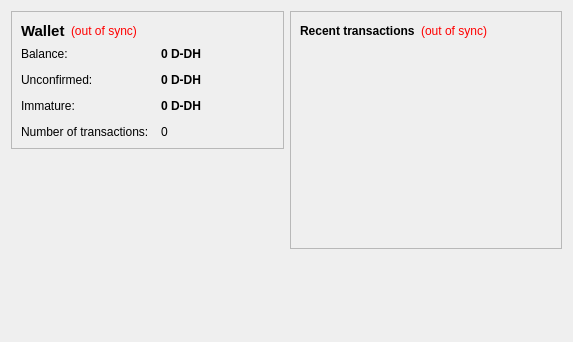
<?xml version="1.0" encoding="UTF-8"?>
<ui version="4.0">
 <class>OverviewPage</class>
 <widget class="QWidget" name="OverviewPage">
  <property name="geometry">
   <rect>
    <x>0</x>
    <y>0</y>
    <width>573</width>
    <height>342</height>
   </rect>
  </property>
  <property name="windowTitle">
   <string>Form</string>
  </property>
  <layout class="QHBoxLayout" name="horizontalLayout" stretch="1,1">
   <item>
    <layout class="QVBoxLayout" name="verticalLayout_2">
     <item>
      <widget class="QFrame" name="frame">
       <property name="frameShape">
        <enum>QFrame::StyledPanel</enum>
       </property>
       <property name="frameShadow">
        <enum>QFrame::Raised</enum>
       </property>
       <layout class="QVBoxLayout" name="verticalLayout_4">
        <item>
         <layout class="QHBoxLayout" name="horizontalLayout_4">
          <item>
           <widget class="QLabel" name="label_5">
            <property name="font">
             <font>
              <pointsize>11</pointsize>
              <weight>75</weight>
              <bold>true</bold>
             </font>
            </property>
            <property name="text">
             <string>Wallet</string>
            </property>
           </widget>
          </item>
          <item>
           <widget class="QLabel" name="labelWalletStatus">
            <property name="toolTip">
             <string>The displayed information may be out of date. Your wallet automatically synchronizes with the Digital-Dirham network after a connection is established, but this process has not completed yet.</string>
            </property>
            <property name="styleSheet">
             <string notr="true">QLabel { color: red; }</string>
            </property>
            <property name="text">
             <string notr="true">(out of sync)</string>
            </property>
            <property name="alignment">
             <set>Qt::AlignLeading|Qt::AlignLeft|Qt::AlignVCenter</set>
            </property>
           </widget>
          </item>
          <item>
           <spacer name="horizontalSpacer_2">
            <property name="orientation">
             <enum>Qt::Horizontal</enum>
            </property>
            <property name="sizeHint" stdset="0">
             <size>
              <width>40</width>
              <height>20</height>
             </size>
            </property>
           </spacer>
          </item>
         </layout>
        </item>
        <item>
         <layout class="QFormLayout" name="formLayout_2">
          <property name="fieldGrowthPolicy">
           <enum>QFormLayout::AllNonFixedFieldsGrow</enum>
          </property>
          <property name="horizontalSpacing">
           <number>12</number>
          </property>
          <property name="verticalSpacing">
           <number>12</number>
          </property>
          <item row="0" column="0">
           <widget class="QLabel" name="label">
            <property name="text">
             <string>Balance:</string>
            </property>
           </widget>
          </item>
          <item row="0" column="1">
           <widget class="QLabel" name="labelBalance">
            <property name="font">
             <font>
              <weight>75</weight>
              <bold>true</bold>
             </font>
            </property>
            <property name="cursor">
             <cursorShape>IBeamCursor</cursorShape>
            </property>
            <property name="toolTip">
             <string>Your current balance</string>
            </property>
            <property name="text">
             <string notr="true">0 D-DH</string>
            </property>
            <property name="textInteractionFlags">
             <set>Qt::LinksAccessibleByMouse|Qt::TextSelectableByKeyboard|Qt::TextSelectableByMouse</set>
            </property>
           </widget>
          </item>
          <item row="1" column="0">
           <widget class="QLabel" name="label_3">
            <property name="text">
             <string>Unconfirmed:</string>
            </property>
           </widget>
          </item>
          <item row="1" column="1">
           <widget class="QLabel" name="labelUnconfirmed">
            <property name="font">
             <font>
              <weight>75</weight>
              <bold>true</bold>
             </font>
            </property>
            <property name="cursor">
             <cursorShape>IBeamCursor</cursorShape>
            </property>
            <property name="toolTip">
             <string>Total of transactions that have yet to be confirmed, and do not yet count toward the current balance</string>
            </property>
            <property name="text">
             <string notr="true">0 D-DH</string>
            </property>
            <property name="textInteractionFlags">
             <set>Qt::LinksAccessibleByMouse|Qt::TextSelectableByKeyboard|Qt::TextSelectableByMouse</set>
            </property>
           </widget>
          </item>
          <item row="3" column="0">
           <widget class="QLabel" name="label_2">
            <property name="text">
             <string>Number of transactions:</string>
            </property>
           </widget>
          </item>
          <item row="3" column="1">
           <widget class="QLabel" name="labelNumTransactions">
            <property name="toolTip">
             <string>Total number of transactions in wallet</string>
            </property>
            <property name="text">
             <string notr="true">0</string>
            </property>
           </widget>
          </item>
          <item row="2" column="0">
           <widget class="QLabel" name="labelImmatureText">
            <property name="text">
             <string>Immature:</string>
            </property>
           </widget>
          </item>
          <item row="2" column="1">
           <widget class="QLabel" name="labelImmature">
            <property name="font">
             <font>
              <weight>75</weight>
              <bold>true</bold>
             </font>
            </property>
            <property name="toolTip">
             <string>Mined balance that has not yet matured</string>
            </property>
            <property name="text">
             <string notr="true">0 D-DH</string>
            </property>
            <property name="textInteractionFlags">
             <set>Qt::LinksAccessibleByMouse|Qt::TextSelectableByKeyboard|Qt::TextSelectableByMouse</set>
            </property>
           </widget>
          </item>
         </layout>
        </item>
       </layout>
      </widget>
     </item>
     <item>
      <spacer name="verticalSpacer">
       <property name="orientation">
        <enum>Qt::Vertical</enum>
       </property>
       <property name="sizeHint" stdset="0">
        <size>
         <width>20</width>
         <height>40</height>
        </size>
       </property>
      </spacer>
     </item>
    </layout>
   </item>
   <item>
    <layout class="QVBoxLayout" name="verticalLayout_3">
     <item>
      <widget class="QFrame" name="frame_2">
       <property name="frameShape">
        <enum>QFrame::StyledPanel</enum>
       </property>
       <property name="frameShadow">
        <enum>QFrame::Raised</enum>
       </property>
       <layout class="QVBoxLayout" name="verticalLayout">
        <item>
         <layout class="QHBoxLayout" name="horizontalLayout_2">
          <item>
           <widget class="QLabel" name="label_4">
            <property name="text">
             <string>&lt;b&gt;Recent transactions&lt;/b&gt;</string>
            </property>
           </widget>
          </item>
          <item>
           <widget class="QLabel" name="labelTransactionsStatus">
            <property name="toolTip">
             <string>The displayed information may be out of date. Your wallet automatically synchronizes with the Digital-Dirham network after a connection is established, but this process has not completed yet.</string>
            </property>
            <property name="styleSheet">
             <string notr="true">QLabel { color: red; }</string>
            </property>
            <property name="text">
             <string notr="true">(out of sync)</string>
            </property>
            <property name="alignment">
             <set>Qt::AlignRight|Qt::AlignTrailing|Qt::AlignVCenter</set>
            </property>
           </widget>
          </item>
          <item>
           <spacer name="horizontalSpacer">
            <property name="orientation">
             <enum>Qt::Horizontal</enum>
            </property>
            <property name="sizeHint" stdset="0">
             <size>
              <width>40</width>
              <height>20</height>
             </size>
            </property>
           </spacer>
          </item>
         </layout>
        </item>
        <item>
         <widget class="QListView" name="listTransactions">
          <property name="styleSheet">
           <string notr="true">QListView { background: transparent; }</string>
          </property>
          <property name="frameShape">
           <enum>QFrame::NoFrame</enum>
          </property>
          <property name="verticalScrollBarPolicy">
           <enum>Qt::ScrollBarAlwaysOff</enum>
          </property>
          <property name="horizontalScrollBarPolicy">
           <enum>Qt::ScrollBarAlwaysOff</enum>
          </property>
          <property name="selectionMode">
           <enum>QAbstractItemView::NoSelection</enum>
          </property>
         </widget>
        </item>
       </layout>
      </widget>
     </item>
     <item>
      <spacer name="verticalSpacer_2">
       <property name="orientation">
        <enum>Qt::Vertical</enum>
       </property>
       <property name="sizeHint" stdset="0">
        <size>
         <width>20</width>
         <height>40</height>
        </size>
       </property>
      </spacer>
     </item>
    </layout>
   </item>
  </layout>
 </widget>
 <resources/>
 <connections/>
</ui>
